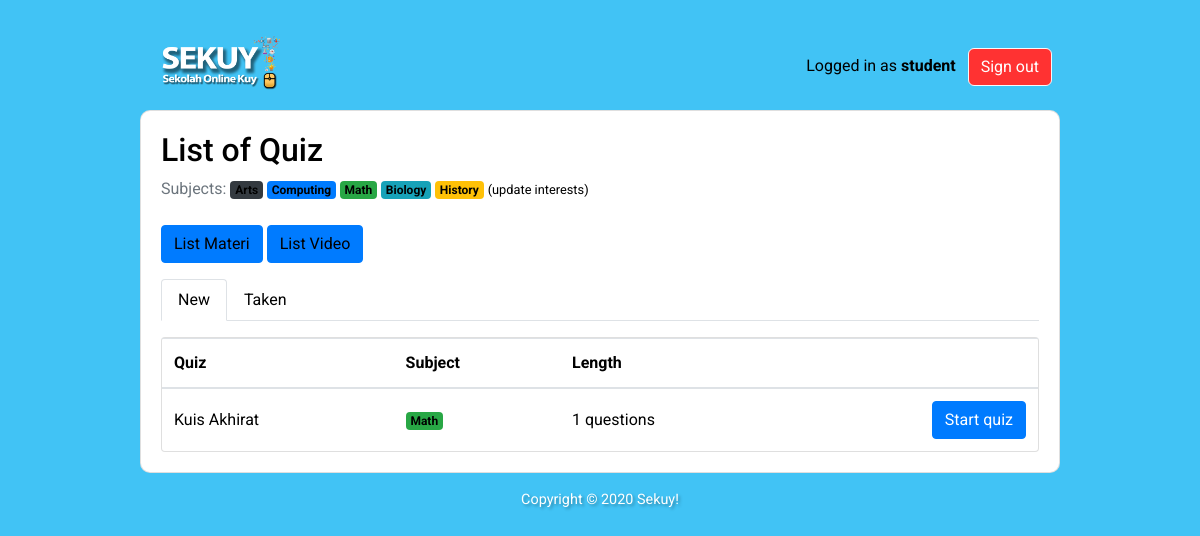
/students/ (signed in), run on an earlier commit of the app's database.
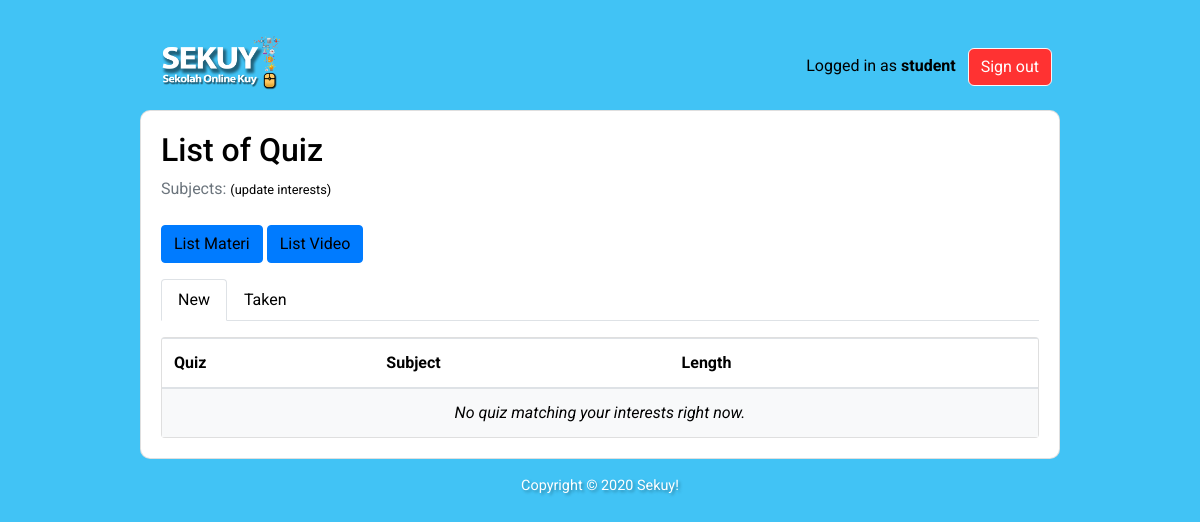
And on a later commit of the database.
### classroom/models.py (models this page shows, shortened)
class User(AbstractUser):
    is_student = models.BooleanField(default=False)
    is_teacher = models.BooleanField(default=False)

class Subject(models.Model):
    name = models.CharField(max_length=30)
    color = models.CharField(max_length=7, default='#007bff')
    def get_html_badge(self):
        name = escape(self.name)
        color = escape(self.color)
        html = '<span class="badge badge-primary" style="background-color: %s">%s</span>' % (color, name)
        return mark_safe(html)

class Quiz(models.Model):
    owner = models.ForeignKey(User, on_delete=models.CASCADE, related_name='quizzes')
    name = models.CharField(max_length=255)
    subject = models.ForeignKey(Subject, on_delete=models.CASCADE, related_name='quizzes')

### classroom/views/students.py (the view)
# urls.py: path('', students.QuizListView.as_view(), name='quiz_list'),
@method_decorator([login_required, student_required], name='dispatch')
class QuizListView(ListView):
    model = Quiz
    ordering = ('name', )
    context_object_name = 'quizzes'
    template_name = 'classroom/students/quiz_list.html'
    def get_queryset(self):
        student = self.request.user.student
        student_interests = student.interests.values_list('pk', flat=True)
        taken_quizzes = student.quizzes.values_list('pk', flat=True)
        queryset = Quiz.objects.filter(subject__in=student_interests) \
            .exclude(pk__in=taken_quizzes) \
            .annotate(questions_count=Count('questions')) \
            .filter(questions_count__gt=0)
        return queryset

### classroom/templates/classroom/students/quiz_list.html
{% extends 'base.html' %}
{% block content %}
  {% include 'classroom/students/_header.html' with active='new' %}
  <div class="card">
    <table class="table mb-0">
      <thead>
        <tr>
          <th>Quiz</th>
          <th>Subject</th>
          <th>Length</th>
          <th></th>
        </tr>
      </thead>
      <tbody>
        {% for quiz in quizzes %}
          <tr>
            <td class="align-middle">{{ quiz.name }}</td>
            <td class="align-middle">{{ quiz.subject.get_html_badge }}</td>
            <td class="align-middle">{{ quiz.questions_count }} questions</td>
            <td class="text-right">
              <a style="color: white !important;" href="{% url 'students:take_quiz' quiz.pk %}" class="btn btn-primary">Start quiz</a>
            </td>
          </tr>
        {% empty %}
          <tr>
            <td class="bg-light text-center font-italic" colspan="4">No quiz matching your interests right now.</td>
          </tr>
        {% endfor %}
      </tbody>
    </table>
  </div>
{% endblock %}

### templates/base.html (shortened to what this page needs)
{% load static %}
<!doctype html>
<html lang="en">
  <head>
    <link rel="stylesheet" href="https://maxcdn.bootstrapcdn.com/bootstrap/4.0.0/css/bootstrap.min.css">
    <link rel="stylesheet" type="text/css" href="{% static 'vendor/fontello-2f186091/css/fontello.css' %}">
    <link rel="stylesheet" type="text/css" href="{% static 'css/app.css' %}">
    {% if user.is_authenticated and user.is_teacher %}
      <link rel="stylesheet" type="text/css" href="{% static 'css/teachers.css' %}">
    {% else %}
      <link rel="stylesheet" type="text/css" href="{% static 'css/students.css' %}">
    {% endif %}
  </head>
  <body>
    <div class="container my-4">
      <div class="row justify-content-center">
        <div class="col-md-10 col-sm-12">
          <div class="row">
            <div class="col-6">
              <h1 class="logo">
                <a href="{% url 'home' %}"><img style="width: 20vh;" src="{% static 'img/logo-sekuy.png' %}" alt="logo"></img></a>
              </h1>
            </div>
            <div class="col-6 text-right">
              {% if user.is_authenticated %}
                <p class="pt-3">Logged in as <strong>{{ user.username }}</strong>
                <a style="align-self: center; background: #FF3232 !important; color: white !important; margin: 1vh; border-radius: 6px;" href="{% url 'logout' %}" class="btn btn-light" role="button">Sign out</a></p>
              {% else %}
                <a style="margin: 3vh 1vh 0vh 1vh; border-radius: 6px;" href="{% url 'login' %}" class="btn btn-light" role="button">Sign in</a>
                <a style="margin: 3vh 1vh 0vh 1vh; border-radius: 6px; color: white !important" href="{% url 'signup' %}" class="btn btn-primary" role="button">Sign up</a>
              {% endif %}
            </div>
          </div>
          <div style="border-radius: 10px;" class="card mb-3">
            <div class="card-body">
              {% block content %}
              {% endblock %}
            </div>
          </div>
          <footer>
            <p style='text-align: center; color: white !important; text-shadow: 2px 2px 3px rgba(0, 0, 0, 0.30);'>Copyright © 2020 Sekuy!</p>
          </footer>
        </div>
      </div>
    </div>
  </body>
</html>

### classroom/templates/classroom/students/_header.html
<h2>List of Quiz</h2>
<p class="text-muted">
  Subjects:{% for subject in user.student.interests.all %} {{ subject.get_html_badge }}{% endfor %}
  <a href="{% url 'students:student_interests' %}"><small>(update interests)</small></a>
  <br><br>
  <a class='btn btn-primary' href="{% url 'students:list_materi' %}">List Materi</a>
  <a class='btn btn-primary' href="{% url 'students:list_video' %}">List Video</a>
</p>
<ul class="nav nav-tabs mb-3">
  <li class="nav-item">
    <a class="nav-link{% if active == 'new' %} active{% endif %}" href="{% url 'students:quiz_list' %}">New</a>
  </li>
  <li class="nav-item">
    <a class="nav-link{% if active == 'taken' %} active{% endif %}" href="{% url 'students:taken_quiz_list' %}">Taken</a>
  </li>
</ul>

### static/css/app.css (style rules this page uses)
html * { color: #000000 !important; font-family: 'Roboto', sans-serif; }
footer { font-size: .9rem; }

### static/css/students.css (style rules this page uses)
body { background-color: #41C3F5; }

What changed in the data, as far as the page shows it:
removed Subject: get_html_badge "Arts"
removed Subject: get_html_badge "Computing"
removed Subject: get_html_badge "Math"
removed Subject: get_html_badge "Biology"
removed Subject: get_html_badge "History"
removed Quiz: name "Kuis Akhirat", subject.get_html_badge "Math", questions_count "1"
Also different on the page:
text now shown: "No quiz matching your interests right now."
